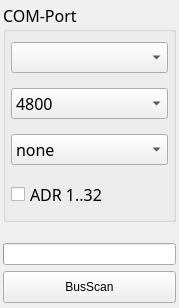
<?xml version="1.0" encoding="UTF-8"?>
<ui version="4.0">
 <class>UartCfgWidget</class>
 <widget class="QWidget" name="UartCfgWidget">
  <property name="geometry">
   <rect>
    <x>0</x>
    <y>0</y>
    <width>179</width>
    <height>308</height>
   </rect>
  </property>
  <property name="sizePolicy">
   <sizepolicy hsizetype="Preferred" vsizetype="Expanding">
    <horstretch>0</horstretch>
    <verstretch>0</verstretch>
   </sizepolicy>
  </property>
  <property name="windowTitle">
   <string>Form</string>
  </property>
  <layout class="QVBoxLayout" name="verticalLayout">
   <property name="leftMargin">
    <number>3</number>
   </property>
   <property name="topMargin">
    <number>3</number>
   </property>
   <property name="rightMargin">
    <number>3</number>
   </property>
   <property name="bottomMargin">
    <number>5</number>
   </property>
   <item>
    <widget class="QGroupBox" name="groupBox_2">
     <property name="sizePolicy">
      <sizepolicy hsizetype="Expanding" vsizetype="Expanding">
       <horstretch>0</horstretch>
       <verstretch>0</verstretch>
      </sizepolicy>
     </property>
     <property name="minimumSize">
      <size>
       <width>0</width>
       <height>0</height>
      </size>
     </property>
     <property name="maximumSize">
      <size>
       <width>2000</width>
       <height>2000</height>
      </size>
     </property>
     <property name="font">
      <font>
       <family>黑体</family>
       <pointsize>12</pointsize>
       <weight>50</weight>
       <bold>false</bold>
      </font>
     </property>
     <property name="styleSheet">
      <string notr="true"/>
     </property>
     <property name="title">
      <string>COM-Port</string>
     </property>
     <property name="alignment">
      <set>Qt::AlignLeading|Qt::AlignLeft|Qt::AlignTop</set>
     </property>
     <layout class="QVBoxLayout" name="verticalLayout_2" stretch="2,2,2,1">
      <property name="spacing">
       <number>15</number>
      </property>
      <property name="leftMargin">
       <number>5</number>
      </property>
      <property name="topMargin">
       <number>10</number>
      </property>
      <property name="rightMargin">
       <number>5</number>
      </property>
      <property name="bottomMargin">
       <number>10</number>
      </property>
      <item>
       <widget class="QComboBox" name="cbxPort"/>
      </item>
      <item>
       <widget class="QComboBox" name="cbxBaud">
        <item>
         <property name="text">
          <string>4800</string>
         </property>
        </item>
        <item>
         <property name="text">
          <string>9600</string>
         </property>
        </item>
        <item>
         <property name="text">
          <string>19200</string>
         </property>
        </item>
        <item>
         <property name="text">
          <string>38400</string>
         </property>
        </item>
        <item>
         <property name="text">
          <string>115200</string>
         </property>
        </item>
       </widget>
      </item>
      <item>
       <widget class="QComboBox" name="cbxParity">
        <property name="styleSheet">
         <string notr="true"/>
        </property>
        <item>
         <property name="text">
          <string>none</string>
         </property>
        </item>
        <item>
         <property name="text">
          <string>even</string>
         </property>
        </item>
       </widget>
      </item>
      <item>
       <widget class="QCheckBox" name="cbxFindAll">
        <property name="sizePolicy">
         <sizepolicy hsizetype="Expanding" vsizetype="Fixed">
          <horstretch>0</horstretch>
          <verstretch>0</verstretch>
         </sizepolicy>
        </property>
        <property name="text">
         <string>ADR 1..32</string>
        </property>
       </widget>
      </item>
     </layout>
    </widget>
   </item>
   <item>
    <spacer name="verticalSpacer">
     <property name="orientation">
      <enum>Qt::Vertical</enum>
     </property>
     <property name="sizeHint" stdset="0">
      <size>
       <width>20</width>
       <height>40</height>
      </size>
     </property>
    </spacer>
   </item>
   <item>
    <widget class="QProgressBar" name="scanPb">
     <property name="sizePolicy">
      <sizepolicy hsizetype="Expanding" vsizetype="Fixed">
       <horstretch>0</horstretch>
       <verstretch>0</verstretch>
      </sizepolicy>
     </property>
     <property name="minimumSize">
      <size>
       <width>0</width>
       <height>0</height>
      </size>
     </property>
     <property name="maximum">
      <number>32</number>
     </property>
     <property name="value">
      <number>0</number>
     </property>
     <property name="textVisible">
      <bool>false</bool>
     </property>
     <property name="invertedAppearance">
      <bool>false</bool>
     </property>
     <property name="textDirection">
      <enum>QProgressBar::TopToBottom</enum>
     </property>
    </widget>
   </item>
   <item>
    <widget class="QPushButton" name="btnSearch">
     <property name="sizePolicy">
      <sizepolicy hsizetype="Expanding" vsizetype="Fixed">
       <horstretch>0</horstretch>
       <verstretch>0</verstretch>
      </sizepolicy>
     </property>
     <property name="minimumSize">
      <size>
       <width>0</width>
       <height>32</height>
      </size>
     </property>
     <property name="maximumSize">
      <size>
       <width>2000</width>
       <height>32</height>
      </size>
     </property>
     <property name="styleSheet">
      <string notr="true"/>
     </property>
     <property name="text">
      <string>BusScan</string>
     </property>
    </widget>
   </item>
  </layout>
 </widget>
 <resources/>
 <connections/>
</ui>
